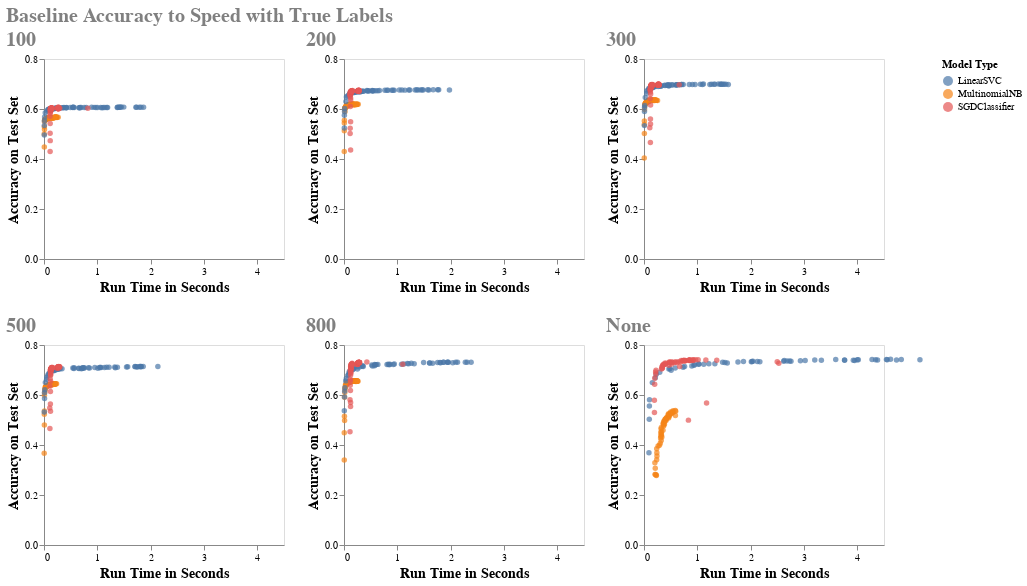

The code cell stored with this chart in its notebook:
### Markdown cell above
### Visualizing Accuracy vs Speed in App for Recommended Texts

### Code cell
chrts = []
chart_upper_limit = 4.5
for tmf in tfidf_max_features:
    if tmf is None:
        chrts.append(chart_accuracy_speed_scatter(df_results.loc[df_results['vectorizer_num_features'].isna()], tmf, chart_upper_limit))
    else:
        chrts.append(chart_accuracy_speed_scatter(df_results.loc[df_results['vectorizer_num_features']==tmf], tmf, chart_upper_limit))
row_chrt1 = alt.hconcat(chrts[0] | chrts [1] | chrts [2])
row_chrt2 = alt.hconcat(chrts[3] | chrts [4] | chrts [5])
super_chrt_speed_accuracy = alt.vconcat(row_chrt1, row_chrt2).properties(
    title='Baseline Accuracy to Speed with True Labels'
).configure_title(
    fontSize=20,
    anchor='start',
    color='gray'
)
super_chrt_speed_accuracy.save('super_chrt_speed_accuracy.html')
super_chrt_speed_accuracy

### Figure 1 — Vega-Lite specification as saved in the notebook (floating-point values rounded to 4 significant figures; data arrays with more than 128 entries replaced by an {"elided": "..."} marker saying what was removed)
{"usermeta": {"embedOptions": {"theme": "fivethirtyeight"}}, "config": {"view": {"continuousWidth": 400, "continuousHeight": 300}, "title": {"anchor": "start", "color": "gray", "fontSize": 20}}, "vconcat": [{"hconcat": [{"hconcat": [{"data": {"name": "data-1a29539df509cb59040f95f87f1a6d6e"}, "mark": "circle", "encoding": {"color": {"type": "nominal", "field": "model_type", "title": "Model Type"}, "tooltip": [{"type": "quantitative", "field": "samples", "format": ",.0f"}, {"type": "quantitative", "field": "test_accuracy", "format": ",.4f"}, {"type": "nominal", "field": "vectorizer_num_features"}, {"type": "quantitative", "field": "run_time", "format": ",.4f"}], "x": {"type": "quantitative", "axis": {"grid": false, "title": "Run Time in Seconds", "titleFontSize": 14}, "field": "run_time", "scale": {"domain": [0.0, 4.5]}}, "y": {"type": "quantitative", "axis": {"grid": false, "title": "Accuracy on Test Set", "titleFontSize": 14}, "field": "test_accuracy", "scale": {"domain": [0.0, 0.8]}}}, "height": 200, "title": "100", "width": 240}, {"data": {"name": "data-d644cd0d9d8e906dec5395808a7f460c"}, "mark": "circle", "encoding": {"color": {"type": "nominal", "field": "model_type", "title": "Model Type"}, "tooltip": [{"type": "quantitative", "field": "samples", "format": ",.0f"}, {"type": "quantitative", "field": "test_accuracy", "format": ",.4f"}, {"type": "nominal", "field": "vectorizer_num_features"}, {"type": "quantitative", "field": "run_time", "format": ",.4f"}], "x": {"type": "quantitative", "axis": {"grid": false, "title": "Run Time in Seconds", "titleFontSize": 14}, "field": "run_time", "scale": {"domain": [0.0, 4.5]}}, "y": {"type": "quantitative", "axis": {"grid": false, "title": "Accuracy on Test Set", "titleFontSize": 14}, "field": "test_accuracy", "scale": {"domain": [0.0, 0.8]}}}, "height": 200, "title": "200", "width": 240}, {"data": {"name": "data-0087372e89fe43ecd430b6707f01d745"}, "mark": "circle", "encoding": {"color": {"type": "nominal", "field": "model_type", "title": "Model Type"}, "tooltip": [{"type": "quantitative", "field": "samples", "format": ",.0f"}, {"type": "quantitative", "field": "test_accuracy", "format": ",.4f"}, {"type": "nominal", "field": "vectorizer_num_features"}, {"type": "quantitative", "field": "run_time", "format": ",.4f"}], "x": {"type": "quantitative", "axis": {"grid": false, "title": "Run Time in Seconds", "titleFontSize": 14}, "field": "run_time", "scale": {"domain": [0.0, 4.5]}}, "y": {"type": "quantitative", "axis": {"grid": false, "title": "Accuracy on Test Set", "titleFontSize": 14}, "field": "test_accuracy", "scale": {"domain": [0.0, 0.8]}}}, "height": 200, "title": "300", "width": 240}]}]}, {"hconcat": [{"hconcat": [{"data": {"name": "data-c1032a5bece0f5e4183c2bbd8d2bbcae"}, "mark": "circle", "encoding": {"color": {"type": "nominal", "field": "model_type", "title": "Model Type"}, "tooltip": [{"type": "quantitative", "field": "samples", "format": ",.0f"}, {"type": "quantitative", "field": "test_accuracy", "format": ",.4f"}, {"type": "nominal", "field": "vectorizer_num_features"}, {"type": "quantitative", "field": "run_time", "format": ",.4f"}], "x": {"type": "quantitative", "axis": {"grid": false, "title": "Run Time in Seconds", "titleFontSize": 14}, "field": "run_time", "scale": {"domain": [0.0, 4.5]}}, "y": {"type": "quantitative", "axis": {"grid": false, "title": "Accuracy on Test Set", "titleFontSize": 14}, "field": "test_accuracy", "scale": {"domain": [0.0, 0.8]}}}, "height": 200, "title": "500", "width": 240}, {"data": {"name": "data-3951055bd5e8491e498d4bc285cafc49"}, "mark": "circle", "encoding": {"color": {"type": "nominal", "field": "model_type", "title": "Model Type"}, "tooltip": [{"type": "quantitative", "field": "samples", "format": ",.0f"}, {"type": "quantitative", "field": "test_accuracy", "format": ",.4f"}, {"type": "nominal", "field": "vectorizer_num_features"}, {"type": "quantitative", "field": "run_time", "format": ",.4f"}], "x": {"type": "quantitative", "axis": {"grid": false, "title": "Run Time in Seconds", "titleFontSize": 14}, "field": "run_time", "scale": {"domain": [0.0, 4.5]}}, "y": {"type": "quantitative", "axis": {"grid": false, "title": "Accuracy on Test Set", "titleFontSize": 14}, "field": "test_accuracy", "scale": {"domain": [0.0, 0.8]}}}, "height": 200, "title": "800", "width": 240}, {"data": {"name": "data-713b431c3eab1678b3ef99aa0f2d3532"}, "mark": "circle", "encoding": {"color": {"type": "nominal", "field": "model_type", "title": "Model Type"}, "tooltip": [{"type": "quantitative", "field": "samples", "format": ",.0f"}, {"type": "quantitative", "field": "test_accuracy", "format": ",.4f"}, {"type": "nominal", "field": "vectorizer_num_features"}, {"type": "quantitative", "field": "run_time", "format": ",.4f"}], "x": {"type": "quantitative", "axis": {"grid": false, "title": "Run Time in Seconds", "titleFontSize": 14}, "field": "run_time", "scale": {"domain": [0.0, 4.5]}}, "y": {"type": "quantitative", "axis": {"grid": false, "title": "Accuracy on Test Set", "titleFontSize": 14}, "field": "test_accuracy", "scale": {"domain": [0.0, 0.8]}}}, "height": 200, "title": "None", "width": 240}]}]}], "title": "Baseline Accuracy to Speed with True Labels", "$schema": "https://vega.github.io/schema/vega-lite/v4.8.1.json", "datasets": {"data-1a29539df509cb59040f95f87f1a6d6e": {"elided": "171 records"}, "data-d644cd0d9d8e906dec5395808a7f460c": {"elided": "171 records"}, "data-0087372e89fe43ecd430b6707f01d745": {"elided": "171 records"}, "data-c1032a5bece0f5e4183c2bbd8d2bbcae": {"elided": "171 records"}, "data-3951055bd5e8491e498d4bc285cafc49": {"elided": "171 records"}, "data-713b431c3eab1678b3ef99aa0f2d3532": {"elided": "171 records"}}}
